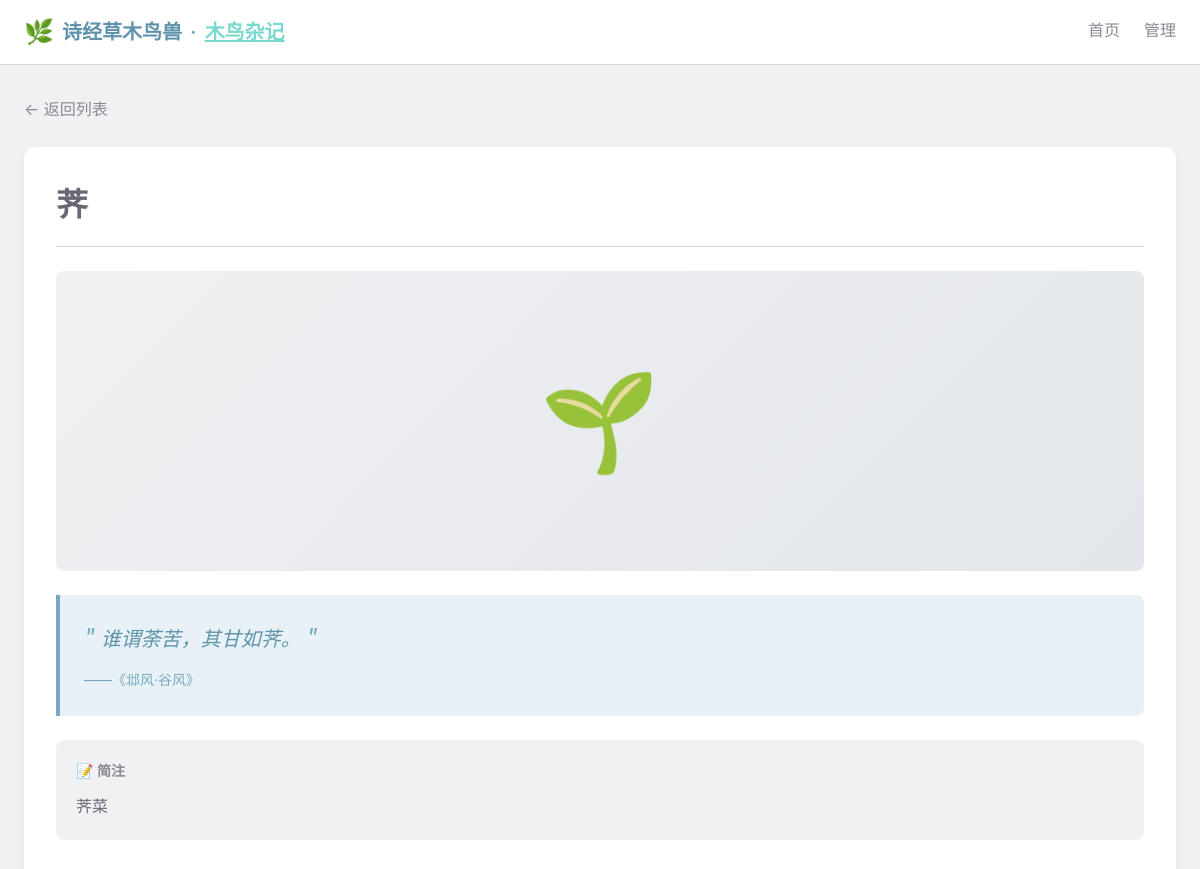
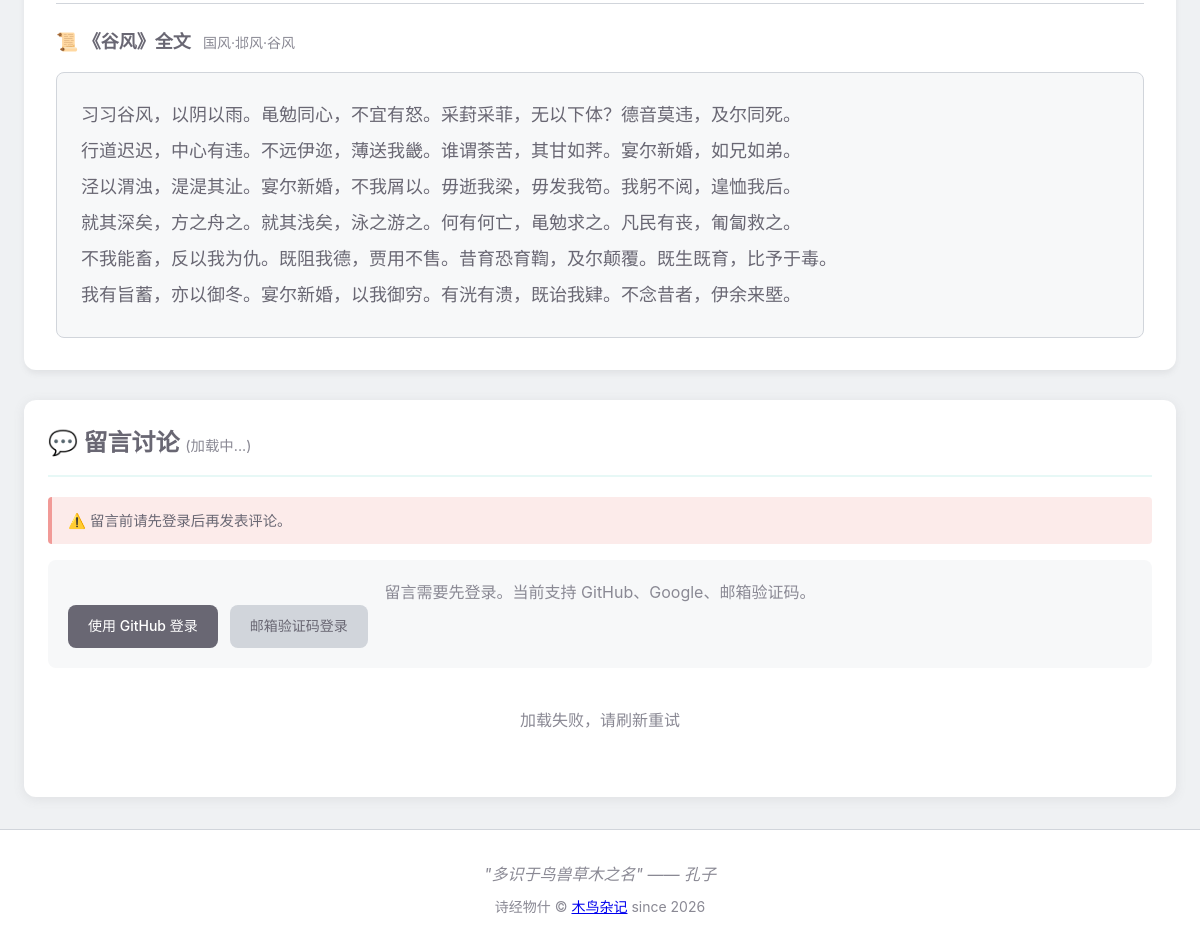
Page /item/10 on the committed database (2 pictures, top to bottom).
### shijing_things/models/models.py (models this page shows, shortened)
class ShijingItem(Base):
    __tablename__ = "shijing_items"
    id = Column(Integer, primary_key=True, index=True)
    name = Column(String(100), nullable=False, index=True)
    category = Column(String(10), nullable=False, index=True)  # 草、木、鸟、兽、虫、鱼
    title = Column(String(100), nullable=False, index=True)  # 所属诗篇标题
    chapter = Column(String(50), nullable=False, index=True)  # 章节（如：国风、小雅）
    section = Column(String(50), nullable=False, index=True)  # 部分（如：周南、鹿鸣之什）
    poem_id = Column(Integer, nullable=False, index=True)  # 诗篇ID
    quote = Column(Text, nullable=False)  # 引用诗句
    description = Column(Text, nullable=True)  # 简要注释
    image_url = Column(String(255), nullable=True, default="")  # 图片路径
    modern_name = Column(String(255), nullable=True, default="")  # 今名
    taxonomy = Column(String(255), nullable=True, default="")  # 纲目属
    symbolism = Column(Text, nullable=True, default="")  # 寓意
    wiki_link = Column(String(255), nullable=True, default="")  # 百科链接

class Poem(Base):
    __tablename__ = "poems"
    id = Column(Integer, primary_key=True, index=True)
    title = Column(String(100), nullable=False, unique=True, index=True)  # 诗名
    chapter = Column(String(50), nullable=False, index=True)  # 章节（如：国风）
    section = Column(String(50), nullable=False, index=True)  # 部分（如：周南）
    content = Column(Text, nullable=False)  # 诗篇内容（JSON 数组字符串）
    full_source = Column(String(100), nullable=False)  # 完整来源（如：国风·周南·关雎）

### shijing_things/routers/pages.py (the view)
@router.get("/item/{item_id}", response_class=HTMLResponse)
def item_detail(item_id: int, request: Request, db: Session = Depends(get_db)):
    item = crud_item.get(db, item_id=item_id)
    if not item:
        raise HTTPException(status_code=404, detail="事物不存在")
    poem = crud_poem.get_by_title(db, title=item.title)
    poem_content = []
    if poem:
        try:
            poem_content = json.loads(poem.content)
        except:
            poem_content = []
    return templates.TemplateResponse("detail.html", {
        "request": request,
        "item": item,
        "poem": poem,
        "poem_content": poem_content,
        "is_admin": is_admin(request),
        "is_oauth_user": is_oauth_user(request),
        "github_login_url": f"/auth/login?next={request.url.path}",
        "wechat_login_url": f"/auth/login?provider=wechat&next={request.url.path}",
        "comment_login_page_url": f"/login?next={request.url.path}",
        "comment_user_name": request.session.get("nickname") or request.session.get("username") or "登录用户",
        "comment_user_avatar": request.session.get("avatar_url") or "",
        "comment_auth_label": get_comment_auth_label(request),
        "google_login_url": f"/auth/login?provider=google&next={request.url.path}",
        "google_oauth_enabled": bool(settings.google_client_id and settings.google_client_secret),
        "wechat_oauth_enabled": bool(settings.wechat_app_id and settings.wechat_app_secret),
    })

### shijing_things/templates/detail.html (shortened to what this page needs)
{% extends "base.html" %}
{% block content %}
<div class="container">
    <a href="/" class="back-link">← 返回列表</a>
    <article class="detail-card">
        <header class="detail-header">
            <h1 class="detail-title">
                {{ item.name }}
                <span class="category-badge category-{{ item.category }}">{{ item.category }}类</span>
            </h1>
        </header>
        <div class="detail-body">
            <div class="detail-image">
                {% if item.image_url %}
                <img src="{{ item.image_url }}" alt="{{ item.name }}">
                {% else %}
                <div class="detail-placeholder">
                    {{
                        '🌱' if item.category == '草' else
                        '🌳' if item.category == '木' else
                        '🦅' if item.category == '鸟' else
                        '🦌' if item.category == '兽' else
                        '🦋' if item.category == '虫' else
                        '🐟'
                    }}
                </div>
                {% endif %}
            </div>
            <blockquote class="detail-quote">
                <span class="quote-mark">"</span>
                {{ item.quote }}
                <span class="quote-mark">"</span>
                <cite>——《{{ item.section }}·{{ item.title }}》</cite>
            </blockquote>
            <div class="detail-info">
                {% if item.description %}
                <div class="info-description">
                    <h3>📝 简注</h3>
                    <p>{{ item.description }}</p>
                </div>
                {% endif %}
            </div>
            {% if poem and poem_content %}
            <div class="poem-section">
                <h3 class="poem-title">
                    📜 《{{ poem.title }}》全文
                    <span class="poem-source">{{ poem.full_source }}</span>
                </h3>
                <div class="poem-content">
                    {% for line in poem_content %}
                    <p class="poem-line">{{ line }}</p>
                    {% endfor %}
                </div>
            </div>
            {% endif %}
        </div>
    </article>
    <section class="comments-section" id="comments-section">
        <h2 class="comments-title">
            💬 留言讨论
            <span class="comments-count" id="comments-count">(加载中...)</span>
        </h2>
        <div class="comment-limit-info" id="comment-limit-info" style="display: none;">
            <p class="limit-text"></p>
        </div>
        <div class="comment-login-tip" id="comment-login-tip" {% if is_oauth_user %}style="display: none;"{% endif %}>
            <p>留言需要先登录。当前支持 GitHub、Google、邮箱验证码{% if wechat_oauth_enabled %}，也支持微信登录{% endif %}。</p>
            <div class="comment-login-actions">
                <a class="btn btn-github" href="{{ github_login_url }}">使用 GitHub 登录</a>
                <a class="btn btn-secondary" href="{{ comment_login_page_url }}">邮箱验证码登录</a>
            </div>
        </div>
        <div class="comments-list" id="comments-list">
        </div>
    </section>
</div>
{% endblock %}

### shijing_things/templates/detail.html (style rules this page uses)
.comment-login-actions { display: flex; gap: 0.75rem; flex-wrap: wrap; }

### rows in the picture
ShijingItem: name "荠", category "🌱", quote "谁谓荼苦，其甘如荠。", section "邶风", title "谷风", description "荠菜"
Poem: title "谷风", full_source "国风·邶风·谷风"

### other values in the picture
{{ line }} "习习谷风，以阴以雨。黾勉同心，不宜有怒。采葑采菲，无以下体？德音莫违，及尔同死。" "行道迟迟，中心有违。不远伊迩，薄送我畿。谁谓荼苦，其甘如荠。宴尔新婚，如兄如弟。" "泾以渭浊，湜湜其沚。宴尔新婚，不我屑以。毋逝我梁，毋发我笱。我躬不阅，遑恤我后。" "就其深矣，方之舟之。就其浅矣，泳之游之。何有何亡，黾勉求之。凡民有丧，匍匐救之。" "不我能畜，反以我为仇。既阻我德，贾用不售。昔育恐育鞫，及尔颠覆。既生既育，比予于毒。" "我有旨蓄，亦以御冬。宴尔新婚，以我御穷。有洸有溃，既诒我肄。不念昔者，伊余来塈。"
